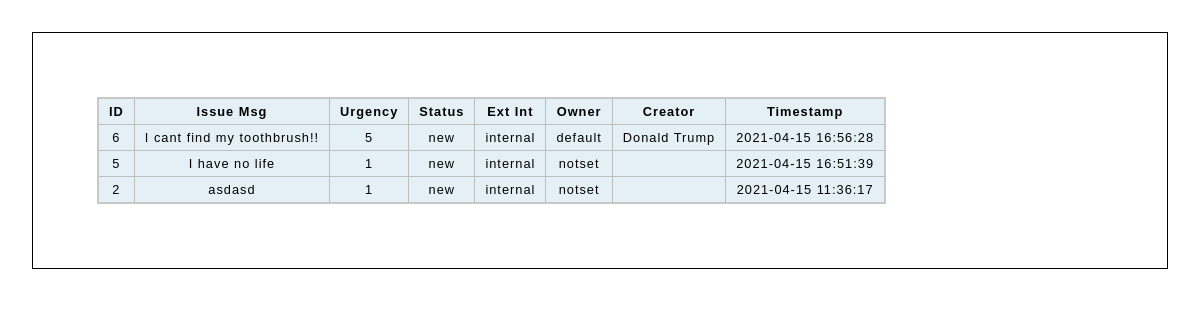
The page / on the database its author committed.
### tables this page shows
CREATE TABLE `ticket` (
  `ID` int(11) NOT NULL,
  `issue_string` varchar(200) NOT NULL,
  `urgency` int(11) NOT NULL,
  `status` varchar(30) NOT NULL,
  `external_or_internal` varchar(30) NOT NULL,
  `owner` varchar(100) NOT NULL,
  `creator` varchar(25) NOT NULL,
  `timestamp` timestamp NOT NULL DEFAULT current_timestamp()
);

### index.php (the view, shortened to what this page needs)
<!DOCTYPE html PUBLIC "-//W3C//DTD XHTML 1.0 Transitional//EN"
  "http://www.w3.org/TR/xhtml1/DTD/xhtml1-transitional.dtd">
<html xmlns="http://www.w3.org/1999/xhtml" xml:lang="en" lang="en">
<head>
    <link rel="stylesheet" type="text/css" href="style.css" />
</head>
<body>
    <?php
    $dbc = $dbc = mysqli_connect(DB_HOST, DB_USER, DB_PASSWORD, DB_NAME);
    $query = "SELECT * FROM `ticket`
    ORDER BY `ticket`.`timestamp` DESC";
    $data = mysqli_query($dbc, $query);
    echo '<table>';
    echo '<tr>';
    echo '<th>ID</th>';
    echo '<th>Issue Msg</th>';
    echo '<th>Urgency</th>';
    echo '<th>Status</th>';
    echo '<th>Ext Int</th>';
    echo '<th>Owner</th>';
    echo '<th>Creator</th>';
    echo '<th>Timestamp</th>';
    echo '</tr>';
    while ($row = mysqli_fetch_array($data)) {
        echo '<tr>';
        echo '<td>' . $row['ID'] . '</td>';
        echo '<td>' . $row['issue_string'] . '</td>';
        echo '<td>' . $row['urgency'] . '</td>';
        echo '<td>' . $row['status'] . '</td>';
        echo '<td>' . $row['external_or_internal'] . '</td>';
        echo '<td>' . $row['owner'] . '</td>';
        echo '<td>' . $row['creator'] . '</td>';
        echo '<td>' . $row['timestamp'] . '</td>';
    }
    ?>
</body>
</html>

### style.css (style rules this page uses)
body { text-align: center; border: 1px solid black; padding: 4em; margin:2em; }
table { border-collapse: collapse; border: 2px solid rgb(200, 200, 200); letter-spacing: 1px; font-family: sans-serif; font-size: .8rem; }
td, th { border: 1px solid rgb(190, 190, 190); padding: 5px 10px; }

### rows shown on the page
ticket: ID "6", issue_string "I cant find my toothbrush!!", urgency "5", status "new", external_or_internal "internal", owner "default", creator "Donald Trump", timestamp "2021-04-15 16:56:28"
ticket: ID "5", issue_string "I have no life", urgency "1", status "new", external_or_internal "internal", owner "notset", timestamp "2021-04-15 16:51:39"
ticket: ID "2", issue_string "asdasd", urgency "1", status "new", external_or_internal "internal", owner "notset", timestamp "2021-04-15 11:36:17"
